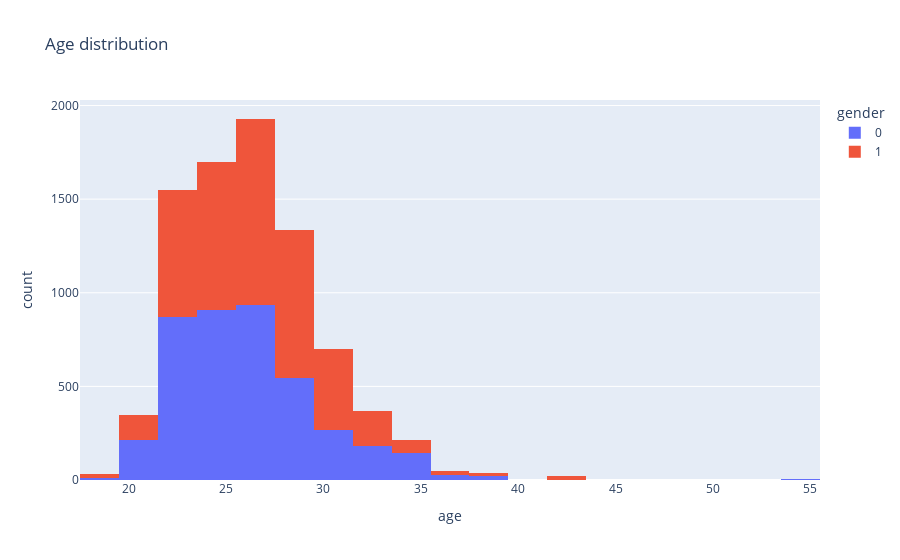

The cell this chart's notebook holds for it:
### Code cell
fig = px.histogram(df, x='age', color = 'gender', nbins=30, title='Age distribution')
fig.show()

### Figure 1 — Plotly figure (JSON) as saved in the notebook; plotly's stock layout.template omitted (floating-point values rounded to 4 significant figures; data arrays with more than 128 entries replaced by an {"elided": "..."} marker saying what was removed)
{"data": [{"alignmentgroup": "True", "bingroup": "x", "hovertemplate": "gender=0<br>age=%{x}<br>count=%{y}<extra></extra>", "legendgroup": "0", "marker": {"color": "#636efa", "pattern": {"shape": ""}}, "name": "0", "nbinsx": 30, "offsetgroup": "0", "orientation": "v", "showlegend": true, "type": "histogram", "x": {"elided": "4184 int values"}, "xaxis": "x", "yaxis": "y"}, {"alignmentgroup": "True", "bingroup": "x", "hovertemplate": "gender=1<br>age=%{x}<br>count=%{y}<extra></extra>", "legendgroup": "1", "marker": {"color": "#EF553B", "pattern": {"shape": ""}}, "name": "1", "nbinsx": 30, "offsetgroup": "1", "orientation": "v", "showlegend": true, "type": "histogram", "x": {"elided": "4194 int values"}, "xaxis": "x", "yaxis": "y"}], "layout": {"barmode": "relative", "legend": {"title": {"text": "gender"}, "tracegroupgap": 0}, "title": {"text": "Age distribution"}, "xaxis": {"anchor": "y", "domain": [0, 1], "title": {"text": "age"}}, "yaxis": {"anchor": "x", "domain": [0, 1], "title": {"text": "count"}}}}
